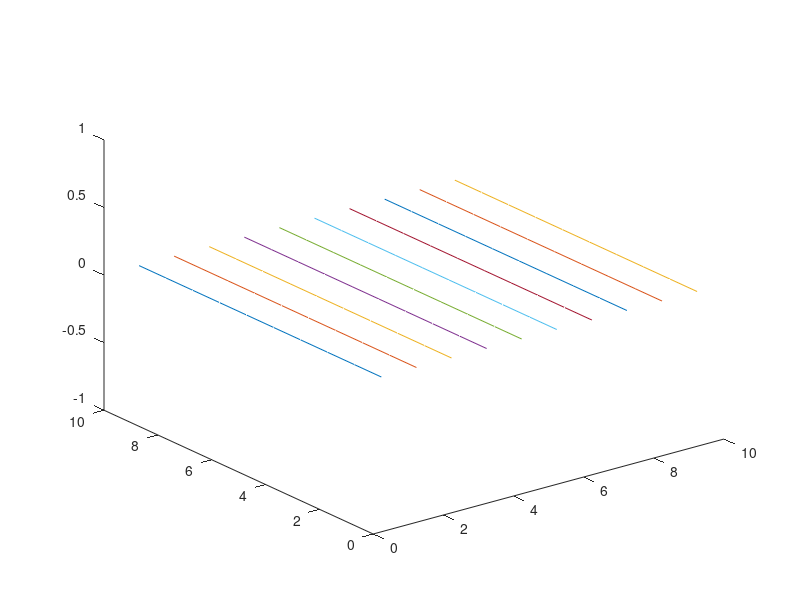
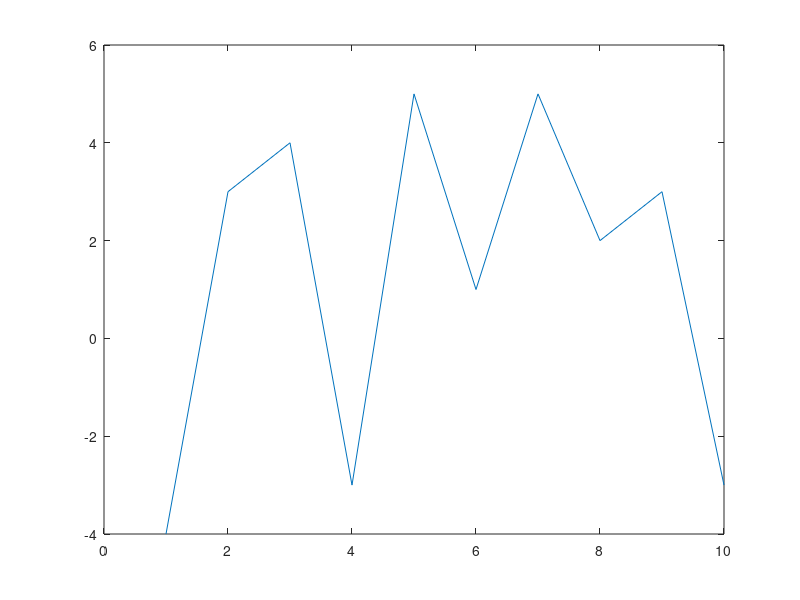
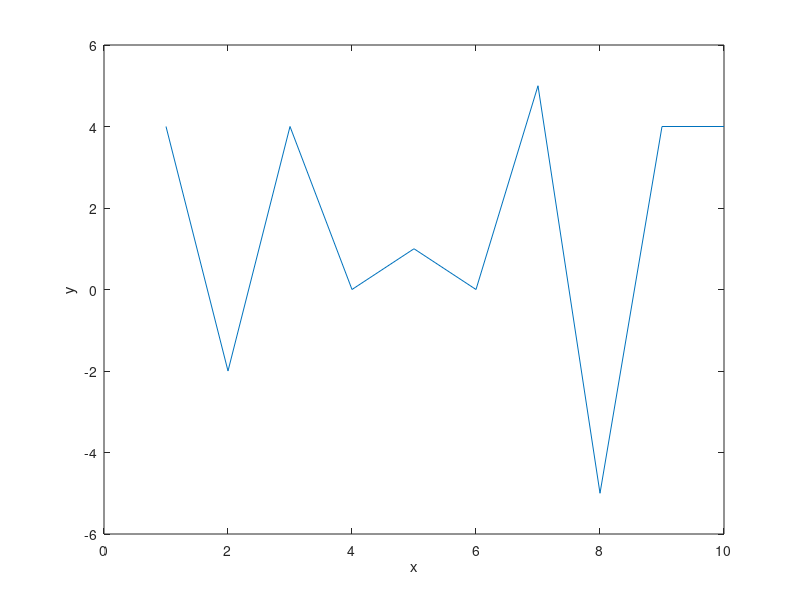

MATLAB code for these plots, in order:
function Ejercicio11a()
    u = 1:10;
    [U,V] = meshgrid(u);
    n1 = randi([-5,5],1,10);
    n2 = randi([-5,5],1,10);
    y = specialFunction(n1,n2);
    y = uint32(y);
    figure;
    plot3(U,V,y);
    figure;
    plot(n1);
    figure;
    plot(n2);
    xlabel('x');
    ylabel('y');
    zlabel('z');
end

function resultado = specialFunction(n1, n2)
    maxi = length(n1);
    maxj = length(n2);
    mini = 1;
    minj = 1;
    mat = zeros(maxi, maxj);
    for i = mini:maxi
        for j = minj:maxj
            x1 = n1(i)+2;
            y1 = n2(j)-3;
            x2 = n1(i);
            y2 = -n2(j)+2;
            mat(i,j) = pulseFunction(x1, y1)+(2*pulseFunction(x2, y2));
        end
    end
    resultado = mat;
end

function resultado = pulseFunction(x, y)
    if(x ~= 0 || y ~= 0)
        resultado = 0;
    else
        resultado = inf;
    end
end